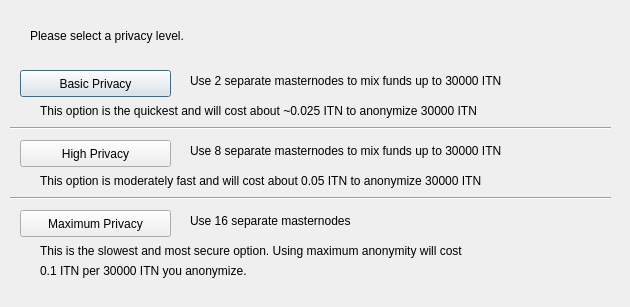
<?xml version="1.0" encoding="UTF-8"?>
<ui version="4.0">
 <class>ObfuscationConfig</class>
 <widget class="QDialog" name="ObfuscationConfig">
  <property name="geometry">
   <rect>
    <x>0</x>
    <y>0</y>
    <width>630</width>
    <height>307</height>
   </rect>
  </property>
  <property name="windowTitle">
   <string>Configure Obfuscation</string>
  </property>
  <widget class="QPushButton" name="buttonBasic">
   <property name="geometry">
    <rect>
     <x>20</x>
     <y>70</y>
     <width>151</width>
     <height>27</height>
    </rect>
   </property>
   <property name="text">
    <string>Basic Privacy</string>
   </property>
  </widget>
  <widget class="QPushButton" name="buttonHigh">
   <property name="geometry">
    <rect>
     <x>20</x>
     <y>140</y>
     <width>151</width>
     <height>27</height>
    </rect>
   </property>
   <property name="text">
    <string>High Privacy</string>
   </property>
  </widget>
  <widget class="QPushButton" name="buttonMax">
   <property name="geometry">
    <rect>
     <x>20</x>
     <y>210</y>
     <width>151</width>
     <height>27</height>
    </rect>
   </property>
   <property name="text">
    <string>Maximum Privacy</string>
   </property>
  </widget>
  <widget class="QLabel" name="label">
   <property name="geometry">
    <rect>
     <x>30</x>
     <y>20</y>
     <width>571</width>
     <height>31</height>
    </rect>
   </property>
   <property name="text">
    <string>Please select a privacy level.</string>
   </property>
  </widget>
  <widget class="QLabel" name="label_2">
   <property name="geometry">
    <rect>
     <x>190</x>
     <y>70</y>
     <width>421</width>
     <height>21</height>
    </rect>
   </property>
   <property name="text">
    <string>Use 2 separate masternodes to mix funds up to 30000 ITN</string>
   </property>
  </widget>
  <widget class="QLabel" name="label_3">
   <property name="geometry">
    <rect>
     <x>190</x>
     <y>140</y>
     <width>411</width>
     <height>21</height>
    </rect>
   </property>
   <property name="text">
    <string>Use 8 separate masternodes to mix funds up to 30000 ITN</string>
   </property>
  </widget>
  <widget class="QLabel" name="label_4">
   <property name="geometry">
    <rect>
     <x>190</x>
     <y>210</y>
     <width>421</width>
     <height>21</height>
    </rect>
   </property>
   <property name="text">
    <string>Use 16 separate masternodes</string>
   </property>
  </widget>
  <widget class="QLabel" name="label_6">
   <property name="geometry">
    <rect>
     <x>40</x>
     <y>100</y>
     <width>561</width>
     <height>21</height>
    </rect>
   </property>
   <property name="text">
    <string>This option is the quickest and will cost about ~0.025 ITN to anonymize 30000 ITN</string>
   </property>
  </widget>
  <widget class="QLabel" name="label_7">
   <property name="geometry">
    <rect>
     <x>40</x>
     <y>170</y>
     <width>561</width>
     <height>21</height>
    </rect>
   </property>
   <property name="text">
    <string>This option is moderately fast and will cost about 0.05 ITN to anonymize 30000 ITN</string>
   </property>
  </widget>
  <widget class="QLabel" name="label_8">
   <property name="geometry">
    <rect>
     <x>40</x>
     <y>240</y>
     <width>561</width>
     <height>21</height>
    </rect>
   </property>
   <property name="text">
    <string>This is the slowest and most secure option. Using maximum anonymity will cost</string>
   </property>
  </widget>
  <widget class="QLabel" name="label_9">
   <property name="geometry">
    <rect>
     <x>40</x>
     <y>260</y>
     <width>561</width>
     <height>21</height>
    </rect>
   </property>
   <property name="text">
    <string>0.1 ITN per 30000 ITN you anonymize.</string>
   </property>
  </widget>
  <widget class="Line" name="line">
   <property name="geometry">
    <rect>
     <x>10</x>
     <y>120</y>
     <width>601</width>
     <height>16</height>
    </rect>
   </property>
   <property name="orientation">
    <enum>Qt::Horizontal</enum>
   </property>
  </widget>
  <widget class="Line" name="line_2">
   <property name="geometry">
    <rect>
     <x>10</x>
     <y>190</y>
     <width>601</width>
     <height>16</height>
    </rect>
   </property>
   <property name="orientation">
    <enum>Qt::Horizontal</enum>
   </property>
  </widget>
 </widget>
 <resources/>
 <connections/>
</ui>
